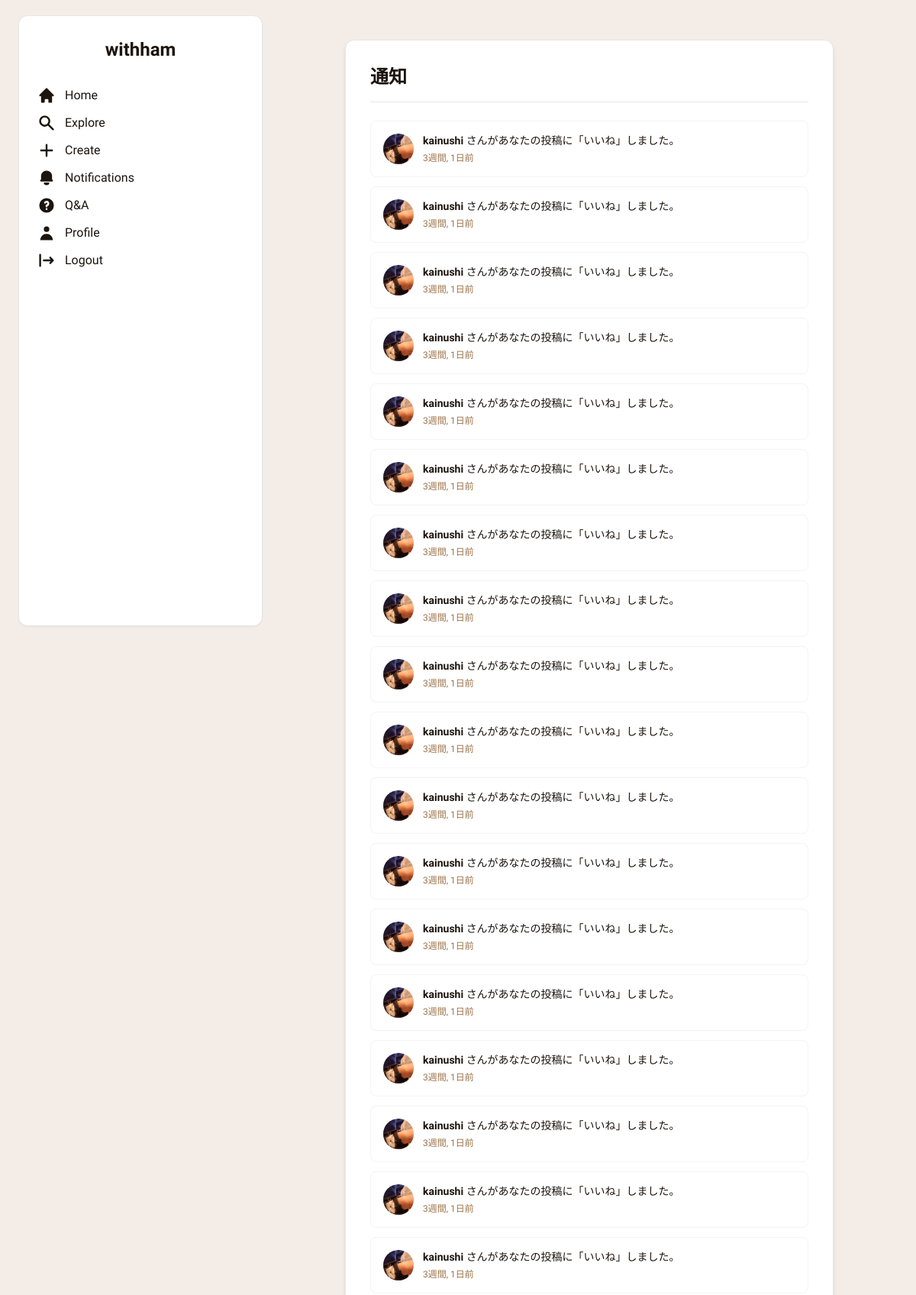
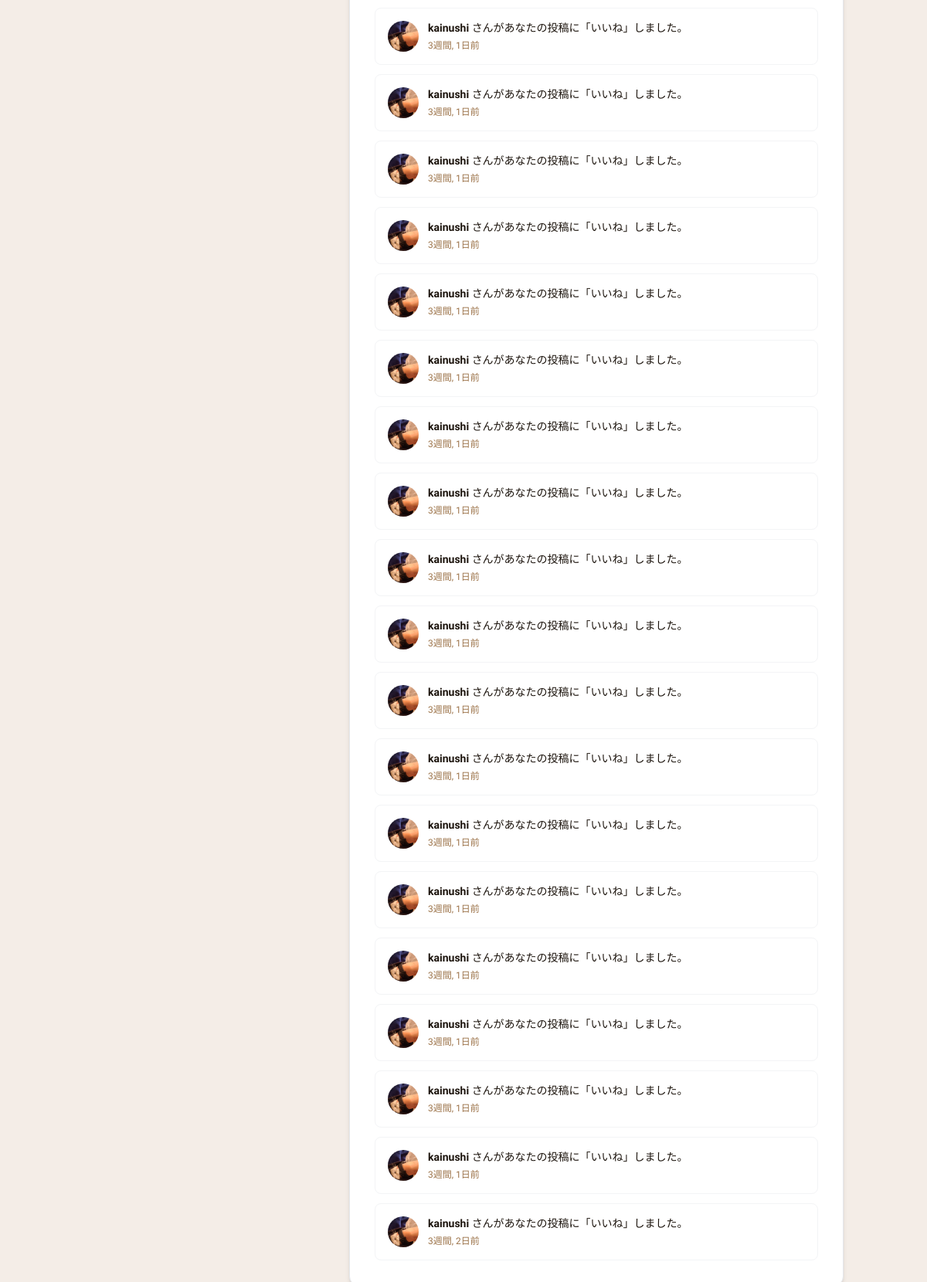
The app's page /notifications/ (signed in) with its own data (2 pictures, top to bottom).
### withham/models.py (models this page shows, shortened)
class Notification(models.Model):
    LIKE = 'L'; COMMENT = 'C'; FOLLOW = 'F'
    NOTIFICATION_TYPES = [(LIKE, 'いいね'), (COMMENT, 'コメント'), (FOLLOW, 'フォロー')]
    recipient = models.ForeignKey(User, on_delete=models.CASCADE, related_name='notifications', verbose_name='受信者')
    actor = models.ForeignKey(User, on_delete=models.CASCADE, related_name='actions', verbose_name='実行者')
    verb = models.CharField("アクション", max_length=1, choices=NOTIFICATION_TYPES)
    target = models.ForeignKey('Post', on_delete=models.CASCADE, blank=True, null=True, related_name='notification_target', verbose_name='対象投稿')
    is_read = models.BooleanField("既読", default=False)
    timestamp = models.DateTimeField("日時", default=timezone.now)
    class Meta:
        verbose_name = '通知'
        verbose_name_plural = '通知'
        ordering = ['-timestamp']

class UserProfile(models.Model):
    user = models.OneToOneField(User, on_delete=models.CASCADE, related_name='profile')
    bio = models.TextField("自己紹介", blank=True, null=True)
    avatar = models.ImageField("プロフィール画像", upload_to='avatars/', null=True, blank=True)
    following = models.ManyToManyField(User, related_name='followers', symmetrical=False, blank=True)

### withham/views.py (the view)
# urls.py: path('notifications/', views.notification_list, name='notification_list'),
@login_required
def notification_list(request):
    notifications = request.user.notifications.all().order_by('-timestamp')
    unread_notifications = notifications.filter(is_read=False)
    unread_notifications.update(is_read=True)
    context = { 'notifications': notifications, }
    return render(request, 'withham/notification_list.html', context)

### withham/templates/withham/notification_list.html (shortened to what this page needs)
{% extends "withham/base.html" %}
{% load static %}
{% load humanize %}
{% block content %}
<div class="max-w-2xl mx-auto mt-8 px-4">
    <div class="bg-white p-6 md:p-8 rounded-xl shadow-md border border-gray-200">
        <h2 class="text-2xl font-bold text-[#1c140d] mb-6 pb-4 border-b border-gray-200">通知</h2>
        <div class="space-y-3">
            {% for notification in notifications %}
                <a href="{% if notification.target %}{% url 'withham:post_detail' notification.target.pk %}{% elif notification.verb == notification.FOLLOW %}{% url 'withham:profile_detail' notification.actor.pk %}{% else %}#{% endif %}"
                   class="block p-4 rounded-lg border {% if not notification.is_read %}bg-blue-50 border-blue-200{% else %}bg-white border-gray-100 hover:bg-gray-50{% endif %} transition duration-150 ease-in-out">
                    <div class="flex items-center gap-3">
                        <div class="flex-shrink-0">
                            {% if notification.actor.profile.avatar %}
                                <img src="{{ notification.actor.profile.avatar.url }}" class="h-10 w-10 rounded-full object-cover" alt="{{ notification.actor.username }}">
                            {% else %}
                                <img src="{% static 'images/default_avatar.png' %}" class="h-10 w-10 rounded-full bg-gray-200 object-cover" alt="デフォルトアバター">
                            {% endif %}
                        </div>
                        <div class="flex-grow min-w-0">
                            <p class="text-sm text-[#1c140d] leading-snug">
                                <strong class="font-semibold">{{ notification.actor.username }}</strong>
                                {% if notification.verb == notification.LIKE %}
                                    さんがあなたの投稿に「いいね」しました。
                                {% elif notification.verb == notification.COMMENT %}
                                    さんがあなたの投稿にコメントしました。
                                {% elif notification.verb == notification.FOLLOW %}
                                    さんがあなたをフォローしました。
                                {% else %}
                                    {{ notification.get_verb_display }} しました。
                                {% endif %}
                            </p>
                            <p class="text-xs text-[#9c7349] mt-1">{{ notification.timestamp|timesince }}前</p>
                        </div>
                    </div>
                </a>
            {% empty %}
                <p class="text-center text-gray-500 py-6">新しい通知はありません。</p>
            {% endfor %}
        </div>
    </div>
</div>
{% endblock %}

### records on screen
Notification: actor.profile.avatar (picture), actor.username "kainushi", verb "さんがあなたの投稿に「いいね」しました。", timestamp "3週間, 1日"
Notification: actor.profile.avatar (picture), actor.username "kainushi", verb "さんがあなたの投稿に「いいね」しました。", timestamp "3週間, 1日"
Notification: actor.profile.avatar (picture), actor.username "kainushi", verb "さんがあなたの投稿に「いいね」しました。", timestamp "3週間, 1日"
Notification: actor.profile.avatar (picture), actor.username "kainushi", verb "さんがあなたの投稿に「いいね」しました。", timestamp "3週間, 1日"
Notification: actor.profile.avatar (picture), actor.username "kainushi", verb "さんがあなたの投稿に「いいね」しました。", timestamp "3週間, 1日"
Notification: actor.profile.avatar (picture), actor.username "kainushi", verb "さんがあなたの投稿に「いいね」しました。", timestamp "3週間, 1日"
Notification: actor.profile.avatar (picture), actor.username "kainushi", verb "さんがあなたの投稿に「いいね」しました。", timestamp "3週間, 1日"
Notification: actor.profile.avatar (picture), actor.username "kainushi", verb "さんがあなたの投稿に「いいね」しました。", timestamp "3週間, 1日"
Notification: actor.profile.avatar (picture), actor.username "kainushi", verb "さんがあなたの投稿に「いいね」しました。", timestamp "3週間, 1日"
Notification: actor.profile.avatar (picture), actor.username "kainushi", verb "さんがあなたの投稿に「いいね」しました。", timestamp "3週間, 1日"
Notification: actor.profile.avatar (picture), actor.username "kainushi", verb "さんがあなたの投稿に「いいね」しました。", timestamp "3週間, 1日"
Notification: actor.profile.avatar (picture), actor.username "kainushi", verb "さんがあなたの投稿に「いいね」しました。", timestamp "3週間, 1日"
Notification: actor.profile.avatar (picture), actor.username "kainushi", verb "さんがあなたの投稿に「いいね」しました。", timestamp "3週間, 1日"
Notification: actor.profile.avatar (picture), actor.username "kainushi", verb "さんがあなたの投稿に「いいね」しました。", timestamp "3週間, 1日"
Notification: actor.profile.avatar (picture), actor.username "kainushi", verb "さんがあなたの投稿に「いいね」しました。", timestamp "3週間, 1日"
Notification: actor.profile.avatar (picture), actor.username "kainushi", verb "さんがあなたの投稿に「いいね」しました。", timestamp "3週間, 1日"
Notification: actor.profile.avatar (picture), actor.username "kainushi", verb "さんがあなたの投稿に「いいね」しました。", timestamp "3週間, 1日"
Notification: actor.profile.avatar (picture), actor.username "kainushi", verb "さんがあなたの投稿に「いいね」しました。", timestamp "3週間, 1日"
Notification: actor.profile.avatar (picture), actor.username "kainushi", verb "さんがあなたの投稿に「いいね」しました。", timestamp "3週間, 1日"
Notification: actor.profile.avatar (picture), actor.username "kainushi", verb "さんがあなたの投稿に「いいね」しました。", timestamp "3週間, 1日"
Notification: actor.profile.avatar (picture), actor.username "kainushi", verb "さんがあなたの投稿に「いいね」しました。", timestamp "3週間, 1日"
Notification: actor.profile.avatar (picture), actor.username "kainushi", verb "さんがあなたの投稿に「いいね」しました。", timestamp "3週間, 1日"
Notification: actor.profile.avatar (picture), actor.username "kainushi", verb "さんがあなたの投稿に「いいね」しました。", timestamp "3週間, 1日"
Notification: actor.profile.avatar (picture), actor.username "kainushi", verb "さんがあなたの投稿に「いいね」しました。", timestamp "3週間, 1日"
Notification: actor.profile.avatar (picture), actor.username "kainushi", verb "さんがあなたの投稿に「いいね」しました。", timestamp "3週間, 1日"
Notification: actor.profile.avatar (picture), actor.username "kainushi", verb "さんがあなたの投稿に「いいね」しました。", timestamp "3週間, 1日"
Notification: actor.profile.avatar (picture), actor.username "kainushi", verb "さんがあなたの投稿に「いいね」しました。", timestamp "3週間, 1日"
Notification: actor.profile.avatar (picture), actor.username "kainushi", verb "さんがあなたの投稿に「いいね」しました。", timestamp "3週間, 1日"
Notification: actor.profile.avatar (picture), actor.username "kainushi", verb "さんがあなたの投稿に「いいね」しました。", timestamp "3週間, 1日"
Notification: actor.profile.avatar (picture), actor.username "kainushi", verb "さんがあなたの投稿に「いいね」しました。", timestamp "3週間, 1日"
Notification: actor.profile.avatar (picture), actor.username "kainushi", verb "さんがあなたの投稿に「いいね」しました。", timestamp "3週間, 1日"
Notification: actor.profile.avatar (picture), actor.username "kainushi", verb "さんがあなたの投稿に「いいね」しました。", timestamp "3週間, 1日"
Notification: actor.profile.avatar (picture), actor.username "kainushi", verb "さんがあなたの投稿に「いいね」しました。", timestamp "3週間, 1日"
Notification: actor.profile.avatar (picture), actor.username "kainushi", verb "さんがあなたの投稿に「いいね」しました。", timestamp "3週間, 1日"
Notification: actor.profile.avatar (picture), actor.username "kainushi", verb "さんがあなたの投稿に「いいね」しました。", timestamp "3週間, 1日"
Notification: actor.profile.avatar (picture), actor.username "kainushi", verb "さんがあなたの投稿に「いいね」しました。", timestamp "3週間, 1日"
Notification: actor.profile.avatar (picture), actor.username "kainushi", verb "さんがあなたの投稿に「いいね」しました。", timestamp "3週間, 2日"
